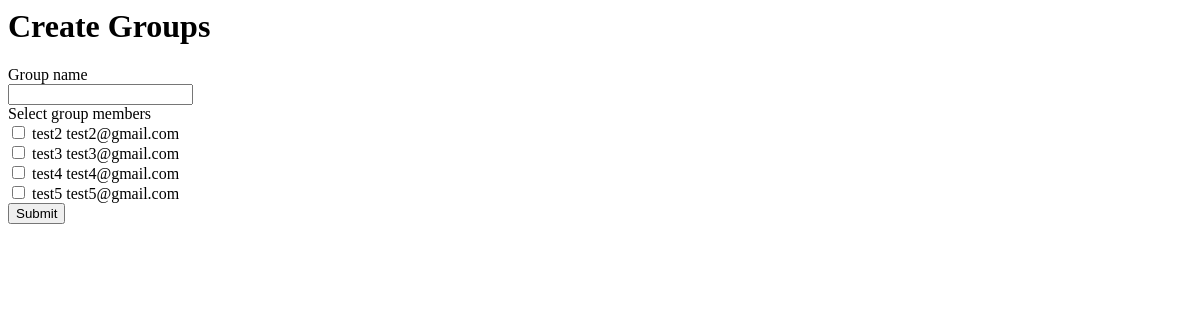
The page /groups/create_groups (signed in) on the database as committed earlier.
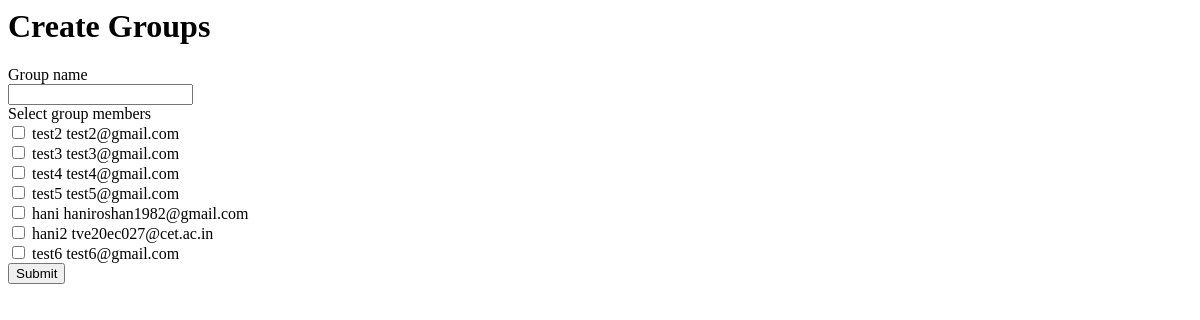
The same page on the database as committed later.
### Authentications/models.py (models this page shows)
class User(AbstractBaseUser):
    username = models.CharField(max_length=50, blank=True)
    email = models.EmailField(unique=True)
    friends = models.ManyToManyField('self', symmetrical=True, blank=True)
    objects = CustomUserManager()
    USERNAME_FIELD = 'email'

### Groups/views.py (the view, shortened to what this page needs)
# urls.py: path('create_groups', views.create_groups, name='create_groups'),
@login_required
def create_groups(request):
    context = {}
    friends = request.user.friends.all()
    context['friends'] = friends
    return render(request, 'create_groups.html', context)

### Groups/templates/create_groups.html (shortened to what this page needs)
{% if request.resolver_match.url_name == "edit_group" %}
<h1>Edit Groups</h1>
{% else %}
<h1>Create Groups</h1>
{% endif %}
<form method='post' {% if request.resolver_match.url_name == "edit_group" %}action='{% url 'edit_group' group.id %}'{% else %}action='{% url 'create_groups' %}'{% endif %}>
    <label>Group name</label>
    <br/>
    <input type='text' name='group_name' {% if request.resolver_match.url_name == "edit_group" %} value={{group.group_name}} {% endif %}/>
    <br/>
    <label>Select group members</label>
    <br/>
    {% for friend in friends %}
    <input type='checkbox' name='friends' value='{{friend.id}}' />
    <label>{{friend.username}}</label>
    <label>{{friend.email}}</label>
    <br/>
    {% empty %}
    <h1>You have no friends to invite</h1>
    {% endfor %}
    <input type='submit' />
</form>

Rows that differ between the two databases and show on the page:
added User: username "hani", email "haniroshan1982@gmail.com"
added User: username "hani2", email "tve20ec027@cet.ac.in"
added User: username "test6", email "test6@gmail.com"
